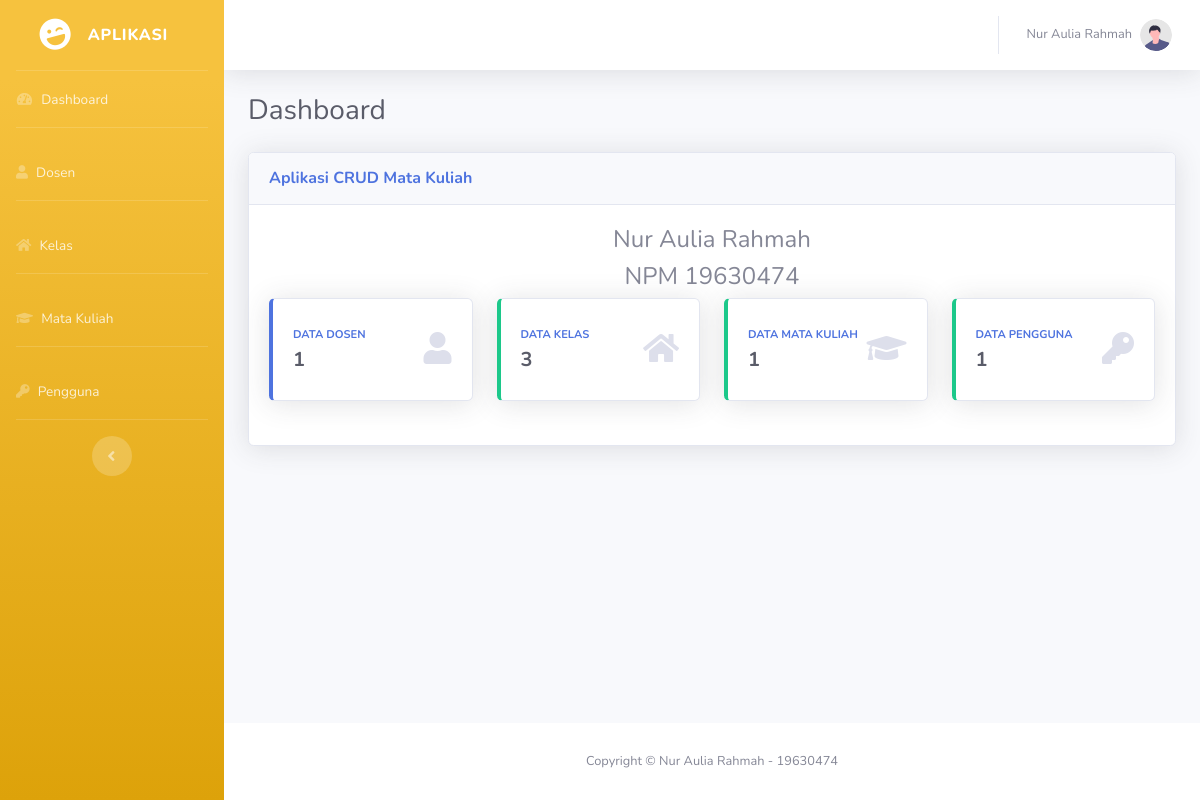
Screenshot of /index.php (signed in) with the database file from the repository.
### tables this page shows
CREATE TABLE IF NOT EXISTS `pengguna` (
`id_pengguna` int(11) NOT NULL,
  `nama_pengguna` varchar(100) NOT NULL,
  `user` varchar(100) NOT NULL,
  `pass` varchar(100) NOT NULL
);

CREATE TABLE IF NOT EXISTS `profil` (
`id` int(11) NOT NULL,
  `nama_aplikasi` varchar(100) NOT NULL,
  `nama_profil` varchar(100) NOT NULL,
  `nomor_profil` varchar(100) NOT NULL
);

### config/profil.php (called while the page is built)
<?php
$query_profil = mysqli_query($link, "select * from profil");
$data_profil = mysqli_fetch_array($query_profil);
$nama_aplikasi = $data_profil['nama_aplikasi'];
$nama_profil = $data_profil['nama_profil'];
$nomor_profil = $data_profil['nomor_profil'];

### pages/center-index.php (the view)
<div class="container-fluid">
    <h1 class="h3 mb-4 text-gray-800"><?= $judul; ?></h1>
    <div class="card shadow mb-4">
        <div class="card-header py-3">
            <h6 class="m-0 font-weight-bold text-primary"><?= $nama_aplikasi; ?></h6>
        </div>
        <div class="card-body">
            <div class="row">
                <div class="col-12">
                    <center>
                        <h4><?= $nama_profil; ?></h4>
                        <h4><?= 'NPM ' . $nomor_profil; ?></h4>
                    </center>
                </div>
                <?php
                $JumlahDosen = mysqli_num_rows(mysqli_query($link, "select * from dosen order by id_dosen asc"));
                $JumlahKelas = mysqli_num_rows(mysqli_query($link, "select * from kelas order by id_kelas asc"));
                $JumlahMatkul = mysqli_num_rows(mysqli_query($link, "select * from matkul order by id_matkul asc"));
                $JumlahPengguna = mysqli_num_rows(mysqli_query($link, "select * from pengguna order by id_pengguna asc"));
                ?>
                <div class="col-xl-3 col-md-6 mb-4">
                    <div class="card border-left-primary shadow h-100 py-2">
                        <div class="card-body">
                            <div class="row no-gutters align-items-center">
                                <div class="col mr-2">
                                    <div class="text-xs font-weight-bold text-primary text-uppercase mb-1">
                                        <a href="dosen.php">Data Dosen</a>
                                    </div>
                                    <div class="h5 mb-0 font-weight-bold text-gray-800"><?= $JumlahDosen; ?></div>
                                </div>
                                <div class="col-auto">
                                    <i class="fas fa-user fa-2x text-gray-300"></i>
                                </div>
                            </div>
                        </div>
                    </div>
                </div>
                <div class="col-xl-3 col-md-6 mb-4">
                    <div class="card border-left-success shadow h-100 py-2">
                        <div class="card-body">
                            <div class="row no-gutters align-items-center">
                                <div class="col mr-2">
                                    <div class="text-xs font-weight-bold text-success text-uppercase mb-1">
                                        <a href="kelas.php">Data Kelas</a>
                                    </div>
                                    <div class="h5 mb-0 font-weight-bold text-gray-800"><?= $JumlahKelas; ?></div>
                                </div>
                                <div class="col-auto">
                                    <i class="fa fa-home fa-2x text-gray-300"></i>
                                </div>
                            </div>
                        </div>
                    </div>
                </div>
                <div class="col-xl-3 col-md-6 mb-4">
                    <div class="card border-left-success shadow h-100 py-2">
                        <div class="card-body">
                            <div class="row no-gutters align-items-center">
                                <div class="col mr-2">
                                    <div class="text-xs font-weight-bold text-success text-uppercase mb-1">
                                        <a href="matkul.php">Data Mata Kuliah</a>
                                    </div>
                                    <div class="h5 mb-0 font-weight-bold text-gray-800"><?= $JumlahMatkul; ?></div>
                                </div>
                                <div class="col-auto">
                                    <i class="fa fa-graduation-cap fa-2x text-gray-300"></i>
                                </div>
                            </div>
                        </div>
                    </div>
                </div>
                <div class="col-xl-3 col-md-6 mb-4">
                    <div class="card border-left-success shadow h-100 py-2">
                        <div class="card-body">
                            <div class="row no-gutters align-items-center">
                                <div class="col mr-2">
                                    <div class="text-xs font-weight-bold text-success text-uppercase mb-1">
                                        <a href="pengguna.php">Data Pengguna</a>
                                    </div>
                                    <div class="h5 mb-0 font-weight-bold text-gray-800"><?= $JumlahPengguna; ?></div>
                                </div>
                                <div class="col-auto">
                                    <i class="fa fa-key fa-2x text-gray-300"></i>
                                </div>
                            </div>
                        </div>
                    </div>
                </div>
            </div>
        </div>
    </div>
</div>
</div>

### templates/topnavbar.php (shortened to what this page needs)
<nav class="navbar navbar-expand navbar-light bg-white topbar mb-4 static-top shadow">
    <ul class="navbar-nav ml-auto">
        <li class="nav-item dropdown no-arrow">
            <a class="nav-link dropdown-toggle" href="#" id="userDropdown" role="button" data-toggle="dropdown" aria-haspopup="true" aria-expanded="false">
                <span class="mr-2 d-none d-lg-inline text-gray-600 small"><?= $nama_penggunalogin; ?></span>
                <img class="img-profile rounded-circle" src="assets/img/undraw_profile.svg">
            </a>
        </li>
    </ul>
</nav>

### templates/footer.php (shortened to what this page needs)
<footer class="sticky-footer bg-white">
    <div class="container my-auto">
        <div class="copyright text-center my-auto">
            <span>Copyright &copy; <?= $nama_profil . ' - ' . $nomor_profil; ?></span>
        </div>
    </div>
</footer>
</div>
</div>
</body>
</html>

### rows the page displays
pengguna: nama_pengguna "Nur Aulia Rahmah"
profil: nama_aplikasi "Aplikasi CRUD Mata Kuliah", nama_profil "Nur Aulia Rahmah", nomor_profil "19630474"

### other values shown
$judul "Dashboard"
$JumlahDosen "1"
$JumlahKelas "3"
$JumlahMatkul "1"
$JumlahPengguna "1"
